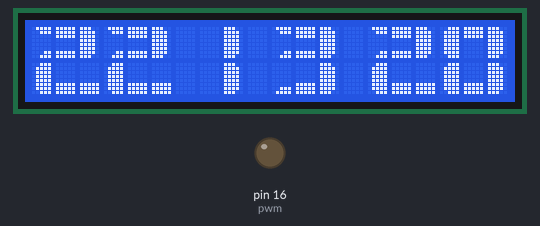
Recording of a sketch running on a simulated Arduino Uno, built for the host (arithmetic inside an expression is 32-bit, double 64-bit). On the bench: 20×2 character LCD, output pins drawn as LEDs (lit = HIGH). The local clock reads 2024-03-15 10:24:30 at power-on unless the sketch sets it.

Above: at 0.1 s.
At 4.7 s:
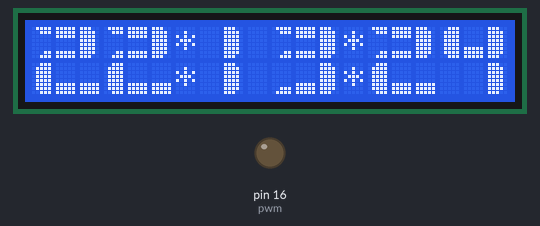
At 9.7 s:
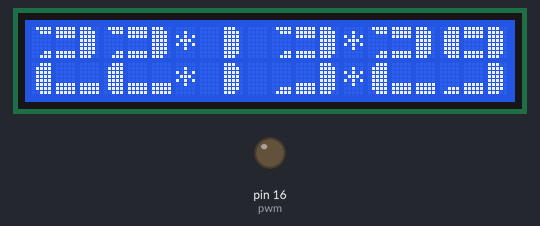
At 19.8 s:
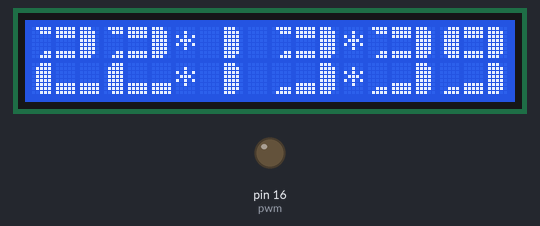
At 29.4 s:
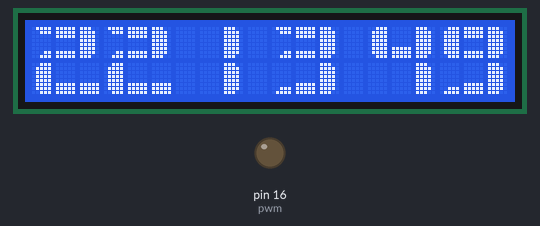
At 39.5 s:
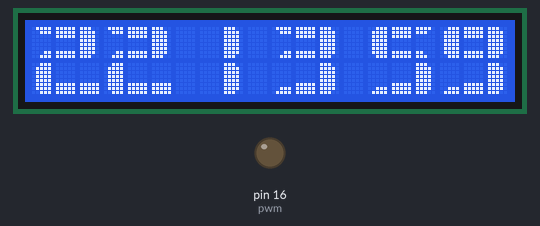

The sketch:

20x2_clock.ino
```cpp
#include <LiquidCrystal.h>
#include <BigNumbers.h>
#include <RTClib.h>

//GPIO's
const int rs = 12, en = 13, d4 = 9, d5 = 10, d6 = 3, d7 = 2;
const int pwm = 16;

const int spreadersPlaces[] = {6, 0, 13, 0, 6, 1, 13, 1};
const int backlightDimStartHour = 22;
const int backlightDimEndHour = 6;
const int backlightDayLevel = 200;
const int backlightNightLevel = 20;
const int pwmFreq = 40000;
int cell;

RTC_DS1307 rtc;
LiquidCrystal lcd(rs, en, d4, d5, d6, d7);
BigNumbers bigNum(&lcd);


void setup() {
  lcd.begin(20, 2);
  bigNum.begin();
  rtc.begin();
  analogWriteFreq(pwmFreq);
  rtc.adjust(DateTime(F(__DATE__), F(__TIME__)));
}


void loop() {
  DateTime now = rtc.now();
  displayUnit(now.hour(), 0);
  displayUnit(now.minute(), 7);
  displayUnit(now.second(), 14);

  backlightControl(now.hour());
  spreaderBlink();
}


void displayUnit(int unit, int column){
  if (unit < 10){
    bigNum.displayLargeInt(0, column, 1, false);
    bigNum.displayLargeInt(unit, column + 3, 1, false);
  }
  else{
    bigNum.displayLargeInt(unit, column, 2, false);
  }
}


void spreaderSet(char symbol) {
  delay(500);
  for (cell = 0; cell < 7; cell = cell + 2)
  {
    lcd.setCursor(spreadersPlaces[cell], spreadersPlaces[cell+1]);
    lcd.print(symbol);
  }
}


void spreaderBlink(){
  spreaderSet('*');
  spreaderSet(' ');
}


void backlightControl(int currentHour){
  if (currentHour <= backlightDimEndHour || currentHour >= backlightDimStartHour){
    analogWrite(pwm, backlightNightLevel);
  }
  else {
    analogWrite(pwm, backlightDayLevel);
  }
}
```

Measured:
- what the display in image 1 shows lasts 0.5 s, from 4.6 s to 5.1 s
